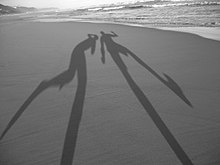
#> input picture cod_tests/shadow.jpg, 220 x 165 px, given in place of cam20.AVI, which was not available
$ python debug_test.py   (older library calls are emulated)
#> lines starting #> are read from the running program, lines starting #| are printed output that depends on the picture; after the words box and inside, x2 and y2 are one past the last pixel; in counts of white or black regions, pixels touching at a corner belong together; pictures that were not available may be replaced by others from this repository, and a replacement may not be noted
import cv2
import numpy as np
from Filtering import Filtering as f
from skimage import filters, morphology
from PIL import Image

# Create a VideoCapture object
cap = cv2.VideoCapture('strans/cam20.AVI')

# Check if camera opened successfully
if (cap.isOpened() == False):
  print("Unable to read camera feed")

# Default resolutions of the frame are obtained.The default resolutions are system dependent.
# We convert the resolutions from float to integer.
frame_width = int(cap.get(3))
frame_height = int(cap.get(4))

# Define the codec and create VideoWriter object.The output is stored in 'outpy.avi' file.
#out = cv2.VideoWriter('outpy.avi',cv2.VideoWriter_fourcc('M','J','P','G'), 10, (frame_width,frame_height), 0)

#subtractors
subtractor1 = cv2.createBackgroundSubtractorMOG2(800, 16, True)
subtractor4 = cv2.createBackgroundSubtractorKNN(dist2Threshold=1000, detectShadows=True)
frames = []
# Loop over all frames
alt = int(cap.get(cv2.CAP_PROP_FRAME_HEIGHT))
comp = int(cap.get(cv2.CAP_PROP_FRAME_WIDTH))
print(alt, comp)
outputname = 'C:\\Users\\manas\\Documents\\PROJETO_SEGMENTAÇÃO_DE_VIDEOS\\results\\out5-2.avi'
fourcc = cv2.VideoWriter_fourcc('M','J','P','G')
resolution = (2*comp, alt)
out = cv2.VideoWriter(outputname, fourcc, 10, resolution, 0)
kernel = np.ones((3,3), np.uint8)

while(True):
  ret, frame = cap.read()
#> frame is the input picture: shape (165, 220, 3); min 44, max 255, mean 117.3
  cont = 200
  if ret == True:
    hv = cv2.Laplacian(frame,  cv2.CV_64F)
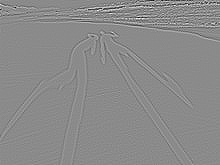
#> hv: shape (165, 220, 3) float64; min -256, max 214, mean -0.1; drawn with min black and max white

    #hv = cv2.cvtColor(hv, cv2.COLOR_BGR2GRAY)
    hei, wid, o = frame.shape
#> hei = 165; wid = 220; o = 3
    '''if cont == 200:
      mask = subtractor1.apply(hv)
      cont = 0
'''
    mask = subtractor1.apply(hv)
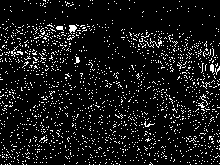
#> mask: shape (165, 220); values 127 (black) and 255 (white), 8.8% white in thin lines or dots
    for i in range(0, 1, 1):
        mask1 = cv2.morphologyEx(mask, cv2.MORPH_OPEN, kernel)
#> this loop made 1 pass
#> pass 1, `mask1 = cv2.morphologyEx(mask, cv2.MORPH_OPEN, kernel)`:
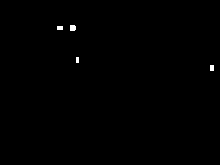
#> mask1: shape (165, 220); values 127 (black) and 255 (white), 0.28% white; 4 white regions (1 under 20 px), largest, box (x1, y1, x2, y2) and area: (70, 25, 76, 31) 34, (57, 26, 63, 30) 24, (210, 65, 214, 71) 24
    for i in range(0, 1, 1):
        mask2 = cv2.morphologyEx(mask1, cv2.MORPH_CLOSE, kernel)

    _, contours, _ = cv2.findContours(mask2, cv2.RETR_TREE, cv2.CHAIN_APPROX_SIMPLE)
#> contours = [[[0, 0], [0, 164], [219, 164], [219, 0]]]
    for i in range(len(contours)):
        area = cv2.contourArea(contours[i])
        areaImage = wid*hei
        if area > (areaImage*0.001):
            cv2.drawContours(mask2, contours, i, (255,255,255), cv2.FILLED)
#> this loop made 1 pass
#> (area, areaImage) on pass 1: (35916, 36300)
#> mask2: shape (165, 220); every value is 255
    _, contours, _ = cv2.findContours(mask2, cv2.RETR_TREE, cv2.CHAIN_APPROX_SIMPLE)
    for contour in contours:
        (x, y, w, h) = cv2.boundingRect(contour)
        if cv2.contourArea(contour) < 700:
            continue
        cv2.rectangle(hv, (x,y), (x+w, y+h), (0,0,0), 3)
#> this loop made 1 pass
#> (contour, x, y, w, h) on pass 1: ([[0, 0], [0, 164], [219, 164], [219, 0]], 0, 0, 220, 165)
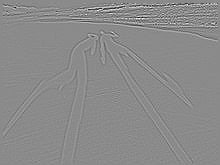
#> hv: shape (165, 220, 3) float64; 4.88% of pixels changed, all inside (x1, y1, x2, y2) = (0, 0, 220, 165); drawn with min black and max white
    print(hei, wid)
#| 165 220
    output = np.ones((hei, wid*2), dtype="uint8")
    #v = cv2.hconcat([hv, mask])
#> (the run stopped early here; a loop or call above may not have finished)
